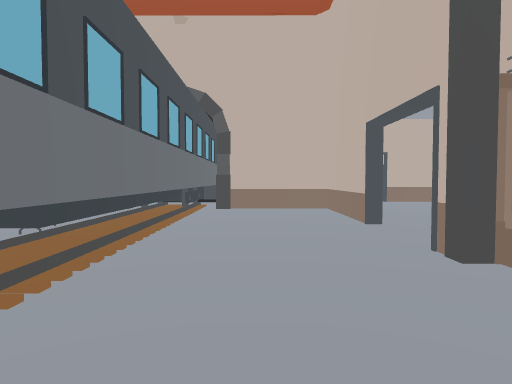
[1] (above)

13 first-person views from a walk through a Unity game level. The camera is 1.3 m above the floor, tilts 2° down and sees 75° across. The floor is counted in squares, 2 m on a side. Each view is taken from the middle of a square. On the plan, view 1 faces up. The plan holds only what a view shows up to about 10 squares ahead; the rest is blank. The place goes on beyond the plan. The player is left out.

[2]
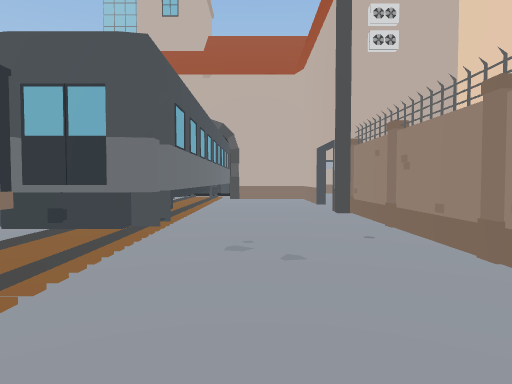

[3]
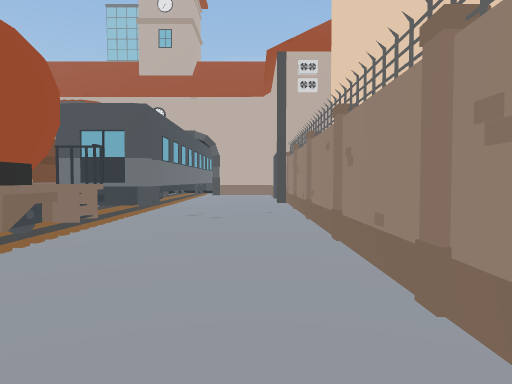

[4]
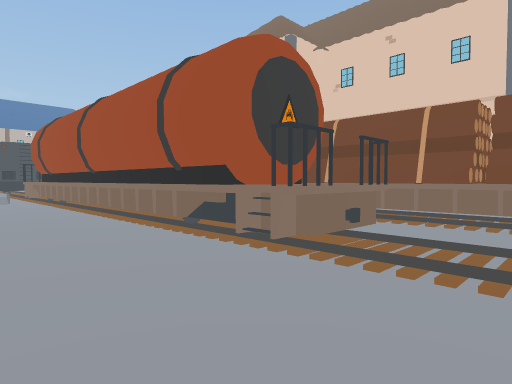

[5]
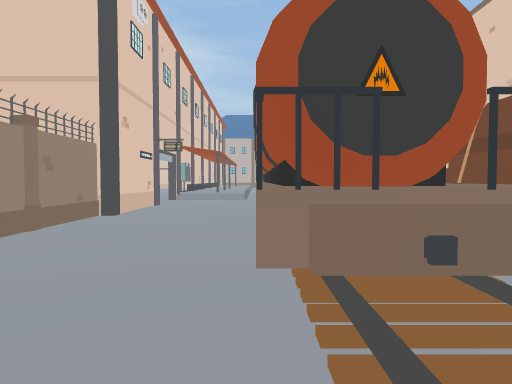

[6]
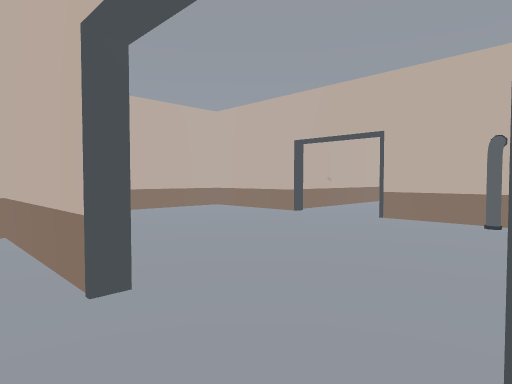

[7]
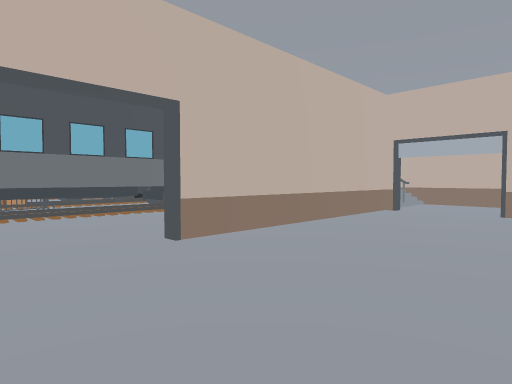

[8]
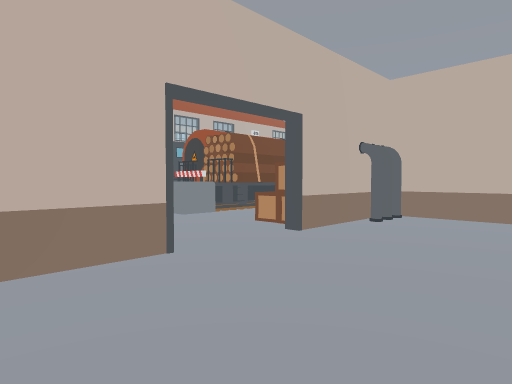

[9]
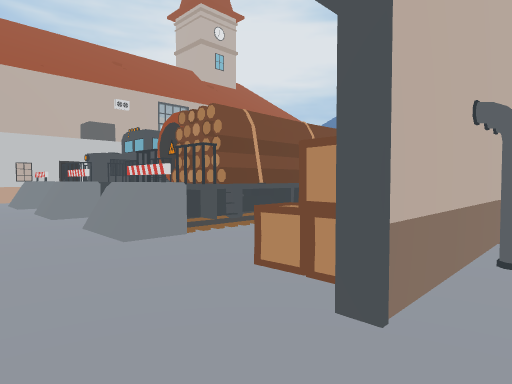

[10]
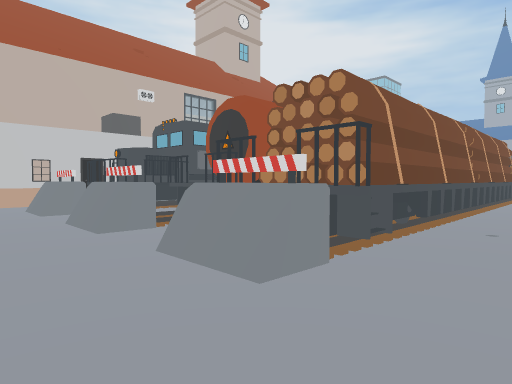

[11]
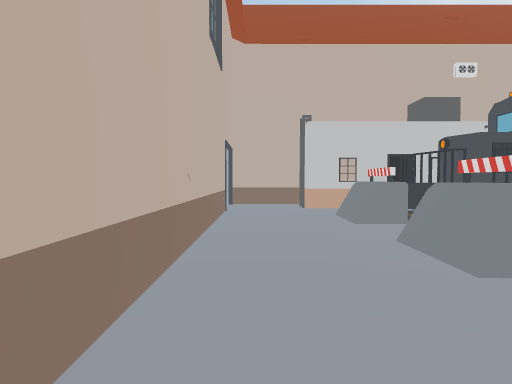

[12]
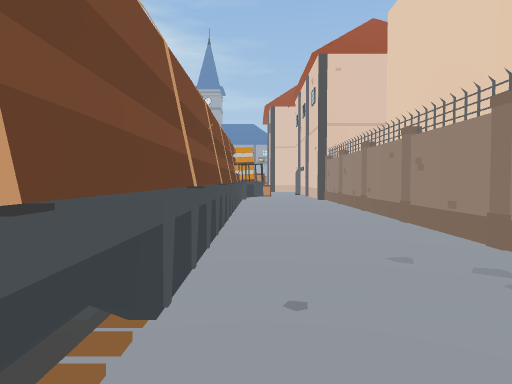

[13]
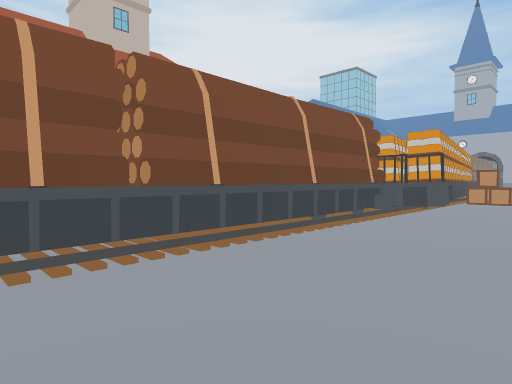

### Floor plan
Points are (right, up) in squares from view 1. A wall is a line through its corners. A room is listed if a view was taken in it or the views show most of it. See-through windows are left out.
Room 1 (views 1, 2, 3, 4, 5, 6)
walls: (-1.2, -0.8) (-2.5, -0.8); (-1, -2.7) (-1.6, -2.7); (-2, -2.6) (-1, -2.6) (-1, -3.2); (-1.7, -3.3) (-1, -3.4) (-1, -11.5); (-1.4, -3.6) (-1.4, -11.2); (-2.6, -3.4) (-2.1, -3.3); (-2.8, -3.4) (-1, -3.4); (-3.8, -1.6) (-3.8, -3.6); (2, 2.6) (1.6, 2.6) (1.6, 3.1); (-4.2, -1.6) (-4.2, -3.5); (-3.8, 1.2) (-3.8, 0.1); (1.6, 4.9) (1.6, 7.6) (-1, 7.6) (-1, -0.2); (1.6, -9.4) (1.6, -7.1) (2, -7.1)
low walls: (-1.4, 6.1) (-1.4, 1.8); (-1.4, 8.2) (-1.4, 6.8)
ways out: opening at (2, 4) to room 2; opening at (-3, -4)
objects: other object (-3, 4); other object (-3, 5); other object (2, -6) to (2, -5); other object (2, -4); other object (2, -3) to (2, -2); other object (2, -1) to (2, 0); other object (2, 1) to (2, 2)
Room 2 (views 7, 8, 9, 10, 11)
walls: (11.5, 7.6) (10.4, 7.6); (15, 4.2) (15.6, 4.4) (16.2, 4.2); (13.1, 3.6) (13.8, 3.6); (12, 3.6) (12.6, 3.6); (8.4, 7.6) (7.1, 7.6); (15, 3.6) (15.6, 3.8) (16.2, 3.6); (12.2, 2.9) (13.5, 2.9); (9.5, 4.1) (10.9, 4.1); (6.6, 7.4) (6.6, 10.1) (3.9, 10.1); (19.1, 5.8) (19.1, 7.6); (6.3, 3.4) (6.3, 4); (4.7, 2.9) (6.6, 2.9) (6.6, 4.6); (3.6, 12.7) (1.1, 12.7); (1.9, 10.2) (1.9, 4.9)
ways out: opening at (2, 4) to room 1; opening at (8.5, 4) to room 3; gap at (13, 4); gap at (14, 3)
objects: other object (7, 5); other object (8, 5); other object (10, 5); other object (13, 5); other object (15, 5) to (16, 5)
Room 3 (views 12, 13)
walls: (9.2, -0.3) (9.9, -0.3); (9.3, -4.5) (9.3, 4.1); (9.6, -4.5) (9.5, 4.1)
ways out: opening at (8.5, 4) to room 2; opening at (8.7, -6)
objects: other object (7, -6); other object (7, -4); other object (7, -2); other object (7, 0); other object (7, 2)

Where each view was taken, in squares from view 1:
view 1: 0 up, 0 right, facing up
view 2: 4 down, 0 right, facing up
view 3: 7 down, 1 right, facing up
view 4: 1 down, 1 right, facing down-left
view 5: 1 down, 1 left, facing down
view 6: 3 up, 1 right, facing up-right
view 7: 3 up, 5 right, facing up-left
view 8: 9 up, 4 right, facing down-right
view 9: 7 up, 6 right, facing down-right
view 10: 7 up, 8 right, facing down-right
view 11: 7 up, 10 right, facing right
view 12: 4 up, 9 right, facing down
view 13: 1 up, 7 right, facing down-right
